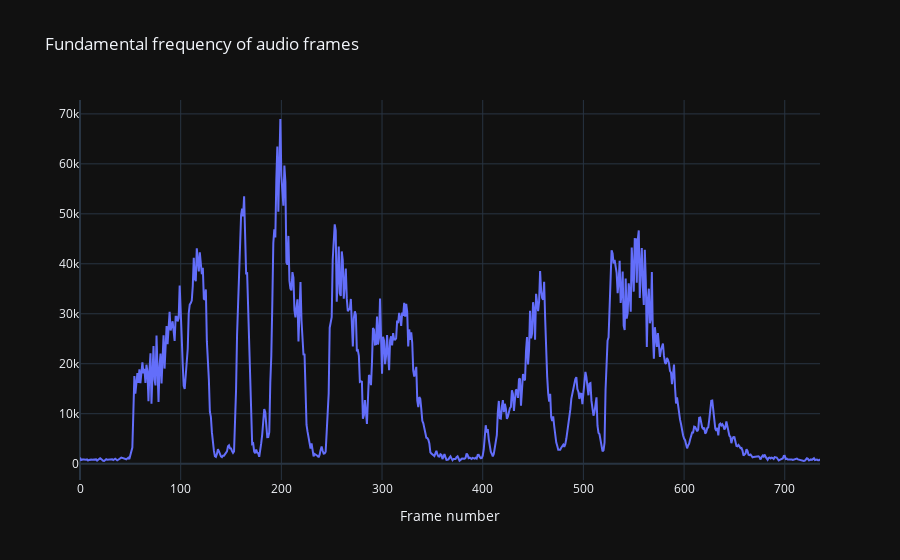

Notebook cell for this chart:
### Code cell
plot_f0(frames, l_=100, amdf=True)

### Figure 1 — Plotly figure (JSON) as saved in the notebook; plotly's stock layout.template omitted (floating-point values rounded to 4 significant figures; data arrays with more than 128 entries replaced by an {"elided": "..."} marker saying what was removed)
{"data": [{"mode": "lines", "x": {"elided": "736 int values"}, "y": {"elided": "736 float values"}, "type": "scatter"}], "layout": {"xaxis": {"anchor": "y", "domain": [0.0, 1.0], "title": {"text": "Frame number"}}, "yaxis": {"anchor": "x", "domain": [0.0, 1.0]}, "title": {"text": "Fundamental frequency of audio frames"}}}
